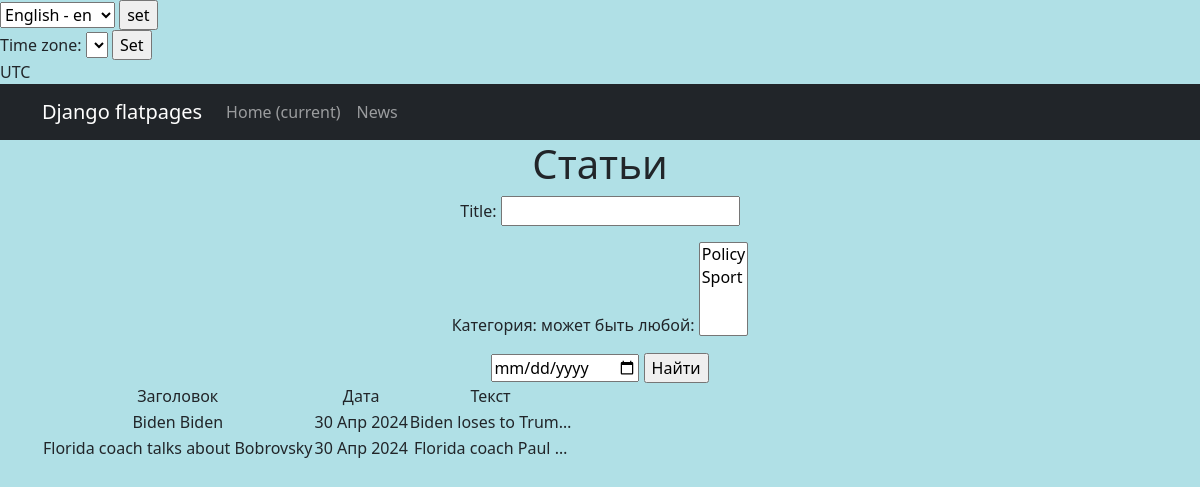
The app's page /news/search/ with its own data.
### news/models.py (models this page shows, shortened)
class Post(models.Model):
    NEWS = 'NW'
    ARTICLE = "AR"
    POSITIONS = [
        (NEWS, 'Новость'),
        (ARTICLE, 'Статья')
    ]
    author = models.ForeignKey(Author, help_text=_('автор'), on_delete=models.CASCADE)
    type = models.CharField(max_length=20, help_text=_('тип'),choices=POSITIONS, default=NEWS)
    time_in = models.DateTimeField(auto_now_add=True)
    category = models.ManyToManyField(Category, verbose_name=gettext_lazy('категория: может быть любой'),through='PostCategory')
    title = models.CharField(
        max_length=255,
        help_text=_('заголовок'),
        unique=True,
    )
    text = models.TextField(help_text=_('текст'),)
    rating = models.IntegerField(help_text=_('рейтинг'), default=0)

### news/views.py (the view)
# urls.py: path('search/', PostsSearch.as_view(), name='post_search'),
class PostsSearch(ListView):
    model = Post
    template_name = 'search.html'
    context_object_name = 'posts'
    def get_queryset(self):
        queryset = super().get_queryset()
        self.filterset = PostFilter(self.request.GET, queryset)
        return self.filterset.qs
    def get_context_data(self, **kwargs):
        context = super().get_context_data(**kwargs)
        context['filterset'] = self.filterset
        return context

### news/models.py (called while the page is built)
    def __str__(self):
        return self.name

### news/templatetags/custom_filters.py (called while the page is built)
@register.filter()
def censor(value):
    new_text = value.replace('редиска', 'р******')
    new_text = new_text.replace('скуф', 'ск**')
    return new_text

### templates/search.html (shortened to what this page needs)
{% extends 'flatpages/default.html' %}
{% load custom_filters %}
{% load custom_tags %}
{% load i18n %}
{% block content %}
   <h1>{% trans "Статьи" %}</h1>
   <form action="" method="get">
       {{ filterset.form.as_p }}
       <input id="date_in" type="date"  />
       <input type="submit" value="Найти" />
   </form>
    {% if posts %}
        <table>
            <tr>
                <td>{% trans "Заголовок" %}</td>
                <td>{% trans "Дата" %}</td>
                <td>{% trans "Текст" %}</td>
            </tr>
            {% for post in posts %}
            <tr>
                <td>{{ post.title|censor }}</td>
                <td>{{ post.time_in|date:'d M Y' }}</td>
                <td>{{ post.text|truncatechars:20|censor }}</td>
            </tr>
            {% endfor %}
        </table>
    {% endif %}
{% endblock content %}

### records on screen
Post: title|censor "Biden Biden", time_in "30 Апр 2024", text|censor "Biden loses to Trum…"
Post: title|censor "Florida coach talks about Bobrovsky", time_in "30 Апр 2024", text|censor "Florida coach Paul …"

### other values on screen
{{ TIME_ZONE }} "UTC"
form field language "English - en"
